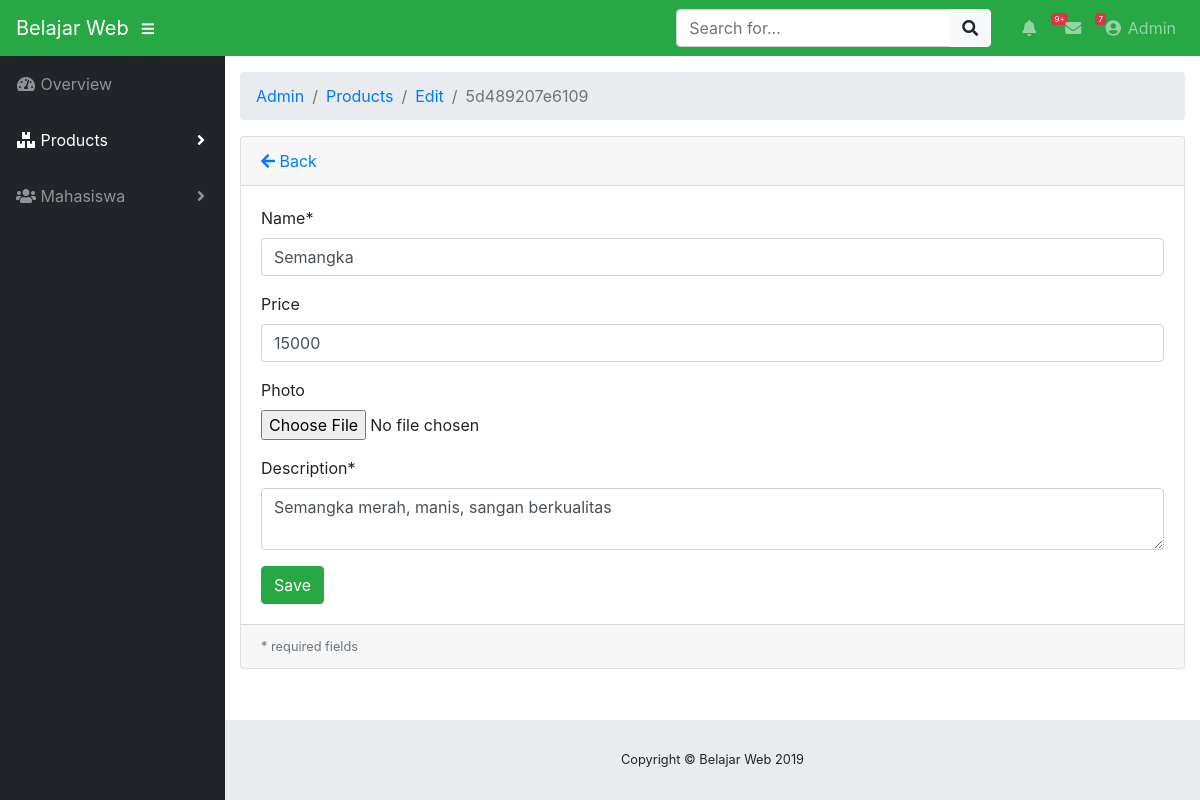
The page /index.php/admin/products/edit/5d489207e6109 on the database its author committed.
### tables this page shows
CREATE TABLE `products` (
  `product_id` varchar(64) NOT NULL,
  `name` varchar(255) NOT NULL,
  `price` int(11) NOT NULL,
  `image` varchar(255) NOT NULL DEFAULT 'default.jpg',
  `description` text NOT NULL
);

### application/controllers/admin/Products.php (called while the page is built, shortened)
<?php
class Products extends CI_Controller
{
    public function __construct()
    {
        $this->load->model("product_model");
        $this->load->library('form_validation');
    }
    public function edit($id = null)
    {
        $product = $this->product_model;
        $data["product"] = $product->getById($id);
        $this->load->view("admin/product/edit_form", $data);
    }
}

### index.php (called while the page is built, shortened)
<?php
require_once BASEPATH.'core/CodeIgniter.php';

### application/models/Product_model.php (called while the page is built, shortened)
<?php defined('BASEPATH') OR exit('No direct script access allowed');
class Product_model extends CI_Model
{
    private $_table = "products";
    public function getById($id)
    {
        return $this->db->get_where($this->_table, ["product_id" => $id])->row();
    }
}

### application/views/admin/product/edit_form.php (the view, shortened to what this page needs)
<!DOCTYPE html>
<html lang="en">
<head>
</head>
<body id="page-top">
	<div id="wrapper">
		<div id="content-wrapper">
			<div class="container-fluid">
				<div class="card mb-3">
					<div class="card-header">
						<a href="<?php echo site_url('admin/products/') ?>"><i class="fas fa-arrow-left"></i>
							Back</a>
					</div>
					<div class="card-body">
						<form action="<?php base_url('admin/product/edit') ?>" method="post" enctype="multipart/form-data">
							<div class="form-group">
								<label for="name">Name*</label>
								<input class="form-control <?php echo form_error('name') ? 'is-invalid':'' ?>"
								 type="text" name="name" placeholder="Product name" value="<?php echo $product->name ?>" />
							</div>
							<div class="form-group">
								<label for="price">Price</label>
								<input class="form-control <?php echo form_error('price') ? 'is-invalid':'' ?>"
								 type="number" name="price" min="0" placeholder="Product price" value="<?php echo $product->price ?>" />
							</div>
							<div class="form-group">
								<label for="name">Photo</label>
								<input class="form-control-file <?php echo form_error('image') ? 'is-invalid':'' ?>"
								 type="file" name="image" />
							</div>
							<div class="form-group">
								<label for="name">Description*</label>
								<textarea class="form-control <?php echo form_error('description') ? 'is-invalid':'' ?>"
								 name="description" placeholder="Product description..."><?php echo $product->description ?></textarea>
							</div>
							<input class="btn btn-success" type="submit" name="btn" value="Save" />
						</form>
					</div>
					<div class="card-footer small text-muted">
						* required fields
					</div>
				</div>
			</div>
		</div>
</body>
</html>

### rows shown on the page
products: name "Semangka", price "15000", description "Semangka merah, manis, sangan berkualitas"

### other values the page prints
SITE_NAME "Belajar Web"
$segment "Admin"
$segment "Products"
$segment "Edit"
$segment "5d489207e6109"
Date('Y') "2019"
